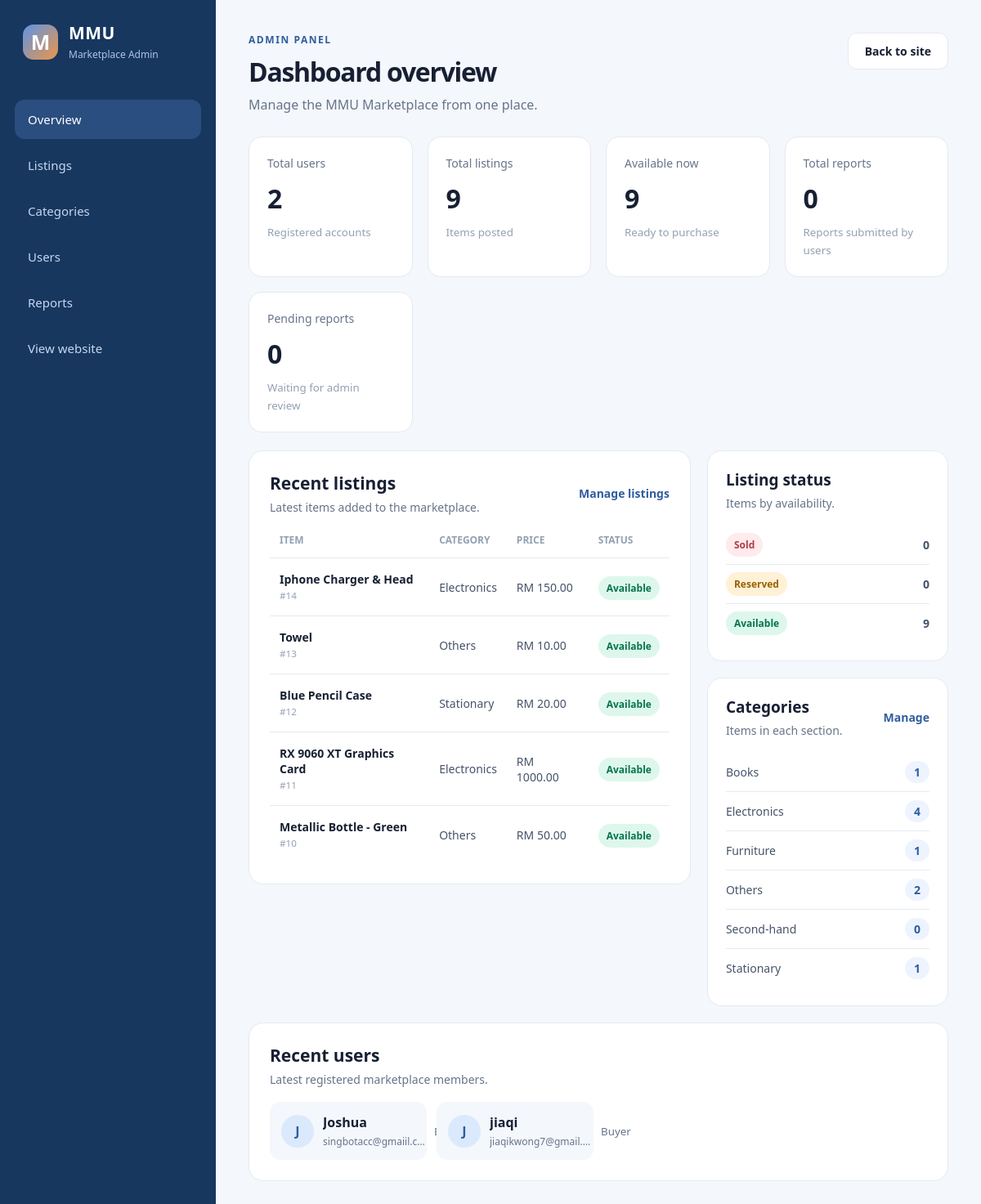
/admin, run on an earlier commit of the app's database.
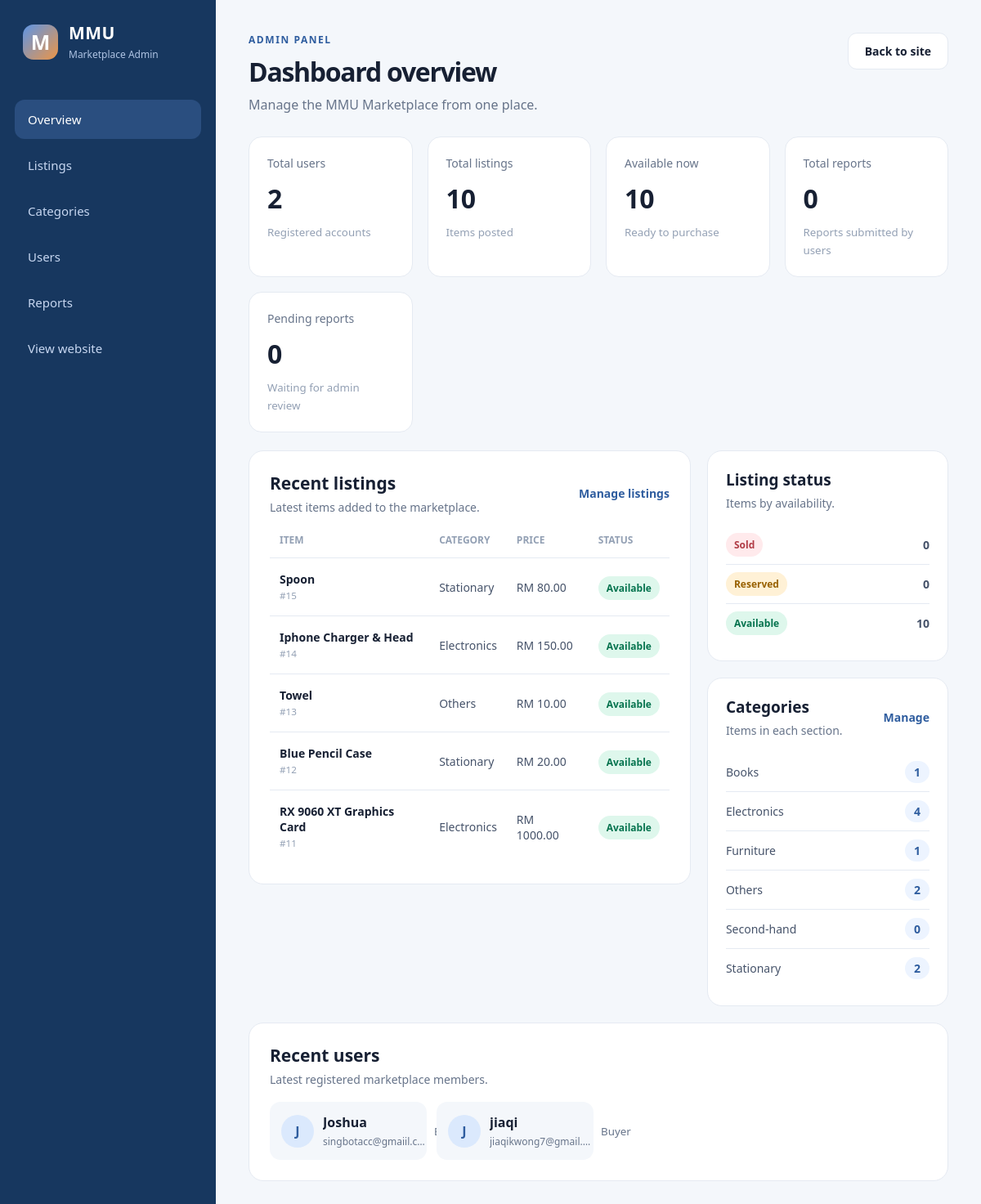
And on a later commit of the database.
### tables this page shows
CREATE TABLE item(
                   id INTEGER PRIMARY KEY AUTOINCREMENT,
                   title TEXT NOT NULL,
                   description TEXT NOT NULL,
                   category_id INTEGER NOT NULL,
                   status_id INTEGER NOT NULL,
                   condition_id INTEGER,
                   price REAL NOT NULL, image TEXT, seller_num TEXT, user_id INTEGER REFERENCES user(id),
                   FOREIGN KEY(category_id) REFERENCES category(id),
                   FOREIGN KEY(status_id) REFERENCES status(id),
                   FOREIGN KEY(condition_id) REFERENCES item_condition(id)
                   );

CREATE TABLE category(
                   id INTEGER PRIMARY KEY AUTOINCREMENT,
                   name TEXT NOT NULL UNIQUE
                   
                   );

CREATE TABLE status(
                   id INTEGER PRIMARY KEY AUTOINCREMENT,
                   condition TEXT NOT NULL UNIQUE
                   
                   );

CREATE TABLE user(
                id INTEGER PRIMARY KEY AUTOINCREMENT,
                email TEXT NOT NULL UNIQUE,
                username TEXT NOT NULL,
                password TEXT NOT NULL,
                gender TEXT NOT NULL,
                role TEXT NOT NULL
                , profile_image TEXT, phone_num TEXT, address TEXT, login_count INTEGER DEFAULT 0, register_time TEXT);

### app.py (the view)
@app.route("/admin")
def admin_dashboard():
    connect = sqlite3.connect("database.db")
    cursor = connect.cursor()
    cursor.execute("SELECT COUNT(*) FROM user")
    total_users = cursor.fetchone()[0]
    cursor.execute("SELECT COUNT(*) FROM item")
    total_listings = cursor.fetchone()[0]
    cursor.execute("""
        SELECT COUNT(*)
        FROM item
        JOIN status ON item.status_id = status.id
        WHERE status.condition = 'Available'
    """)
    available_listings = cursor.fetchone()[0]
    cursor.execute("SELECT COUNT(*) FROM report")
    total_reports = cursor.fetchone()[0]
    cursor.execute("SELECT COUNT(*) FROM report WHERE status = 'Pending'")
    pending_reports = cursor.fetchone()[0]
    cursor.execute("""
        SELECT item.id, item.title, item.price, category.name, status.condition
        FROM item
        JOIN category ON item.category_id = category.id
        JOIN status ON item.status_id = status.id
        ORDER BY item.id DESC
        LIMIT 5
    """)
    recent_items = cursor.fetchall()
    cursor.execute("""
        SELECT status.condition, COUNT(item.id)
        FROM status
        LEFT JOIN item ON item.status_id = status.id
        GROUP BY status.id, status.condition
        ORDER BY status.id
    """)
    status_summary = cursor.fetchall()
    cursor.execute("""
        SELECT category.name, COUNT(item.id)
        FROM category
        LEFT JOIN item ON item.category_id = category.id
        GROUP BY category.id, category.name
        ORDER BY category.name
    """)
    category_summary = cursor.fetchall()
    cursor.execute("""
        SELECT username, email, role
        FROM user
        ORDER BY id DESC
        LIMIT 6
    """)
    recent_users = cursor.fetchall()
    connect.close()
    stats = {
        "total_users": total_users,
        "total_listings": total_listings,
        "available_listings": available_listings,
        "total_reports": total_reports,
        "pending_reports": pending_reports
    }
    return render_template("admin.html",
                           stats=stats,
                           recent_items=recent_items,
                           status_summary=status_summary,
                           category_summary=category_summary,
                           recent_users=recent_users)

### templates/admin.html (shortened to what this page needs)
<!DOCTYPE html>
<html lang="en">
<head>
    <link rel="stylesheet" href="{{ url_for('static', filename='css/admin.css') }}">
</head>
<body class="admin-body">
    <div class="admin-layout">
        <aside class="admin-sidebar">
            <a class="admin-brand" href="{{ url_for('home') }}">
                <span class="brand-mark">M</span>
                <span>
                    <strong>MMU</strong>
                    <small>Marketplace Admin</small>
                </span>
            </a>
            <nav class="admin-nav" aria-label="Admin navigation">
                <a class="active" href="{{ url_for('admin_dashboard') }}">Overview</a>
                <a href="{{ url_for('admin_items') }}">Listings</a>
                <a href="{{ url_for('admin_categories') }}">Categories</a>
                <a href="#recent-users">Users</a>
                <a href="{{ url_for('admin_reports') }}">Reports</a>
                <a href="{{ url_for('home') }}">View website</a>
            </nav>
        </aside>
        <main class="admin-main">
            <header class="dashboard-header">
                <div>
                    <p class="eyebrow">ADMIN PANEL</p>
                    <h1>Dashboard overview</h1>
                    <p class="dashboard-subtitle">Manage the MMU Marketplace from one place.</p>
                </div>
                <a class="button" href="{{ url_for('home') }}">Back to site</a>
            </header>
            <section class="stat-grid" aria-label="Marketplace statistics">
                <article class="stat-card">
                    <p>Total users</p>
                    <strong>{{ stats.total_users }}</strong>
                    <small>Registered accounts</small>
                </article>
                <article class="stat-card">
                    <p>Total listings</p>
                    <strong>{{ stats.total_listings }}</strong>
                    <small>Items posted</small>
                </article>
                <article class="stat-card">
                    <p>Available now</p>
                    <strong>{{ stats.available_listings }}</strong>
                    <small>Ready to purchase</small>
                </article>
                <article class="stat-card">
                    <p>Total reports</p>
                    <strong>{{ stats.total_reports }}</strong>
                    <small>Reports submitted by users</small>
                </article>
                <article class="stat-card">
                    <p>Pending reports</p>
                    <strong>{{ stats.pending_reports }}</strong>
                    <small>Waiting for admin review</small>
                </article>
            </section>
            <div class="dashboard-columns">
                <section class="listings-panel">
                    <div class="panel-heading">
                        <div>
                            <h2>Recent listings</h2>
                            <p>Latest items added to the marketplace.</p>
                        </div>
                        <a href="{{ url_for('admin_items') }}">Manage listings</a>
                    </div>
                    <div class="table-wrap">
                        <table class="listing-table">
                            <thead>
                                <tr>
                                    <th>Item</th>
                                    <th>Category</th>
                                    <th>Price</th>
                                    <th>Status</th>
                                </tr>
                            </thead>
                            <tbody>
                                {% for item_id, title, price, category, status in recent_items %}
                                <tr>
                                    <td>
                                        <strong>{{ title }}</strong>
                                        <small>#{{ item_id }}</small>
                                    </td>
                                    <td>{{ category }}</td>
                                    <td>RM {{ "%.2f" | format(price) }}</td>
                                    <td><span class="status status-{{ status | lower }}">{{ status }}</span></td>
                                </tr>
                                {% else %}
                                <tr class="empty-row">
                                    <td colspan="4">No items listed yet.</td>
                                </tr>
                                {% endfor %}
                            </tbody>
                        </table>
                    </div>
                </section>
                <div class="summary-panels">
                    <section class="summary-panel">
                        <div class="panel-heading small">
                            <div>
                                <h2>Listing status</h2>
                                <p>Items by availability.</p>
                            </div>
                        </div>
                        <div class="summary-list">
                            {% for status, count in status_summary %}
                            <div>
                                <span class="status status-{{ status | lower }}">{{ status }}</span>
                                <strong>{{ count }}</strong>
                            </div>
                            {% endfor %}
                        </div>
                    </section>
                    <section class="summary-panel">
                        <div class="panel-heading small">
                            <div>
                                <h2>Categories</h2>
                                <p>Items in each section.</p>
                            </div>
                            <a href="{{ url_for('admin_categories') }}">Manage</a>
                        </div>
                        <div class="category-list">
                            {% for category, count in category_summary %}
                            <div>
                                <span>{{ category }}</span>
                                <strong>{{ count }}</strong>
                            </div>
                            {% endfor %}
                        </div>
                    </section>
                </div>
            </div>
            <section class="users-panel" id="recent-users">
                <div class="panel-heading">
                    <div>
                        <h2>Recent users</h2>
                        <p>Latest registered marketplace members.</p>
                    </div>
                </div>
                {% if recent_users %}
                <div class="user-grid">
                    {% for username, email, role in recent_users %}
                    <article class="user-card">
                        <span class="user-avatar">{{ username[0] | upper }}</span>
                        <div>
                            <strong>{{ username }}</strong>
                            <p>{{ email }}</p>
                        </div>
                        <small>{{ role }}</small>
                    </article>
                    {% endfor %}
                </div>
                {% else %}
                <div class="user-empty">
                    <strong>No users registered yet</strong>
                    <p>New member accounts will appear here after students register.</p>
                </div>
                {% endif %}
            </section>
        </main>
    </div>
</body>
</html>

What changed in the data, as far as the page shows it:
no longer on this page (row unchanged): item: title "Metallic Bottle - Green", id "10", name "Others", price "50.00", condition "Available"
added item: title "Spoon", id "15", name "Stationary", price "80.00", condition "Available"
computed for status "Available": count "9" → "10"
computed for category "Stationary": count "1" → "2"
Also different on the page:
{{ stats.total_listings }}: "9" → "10"
{{ stats.available_listings }}: "9" → "10"
